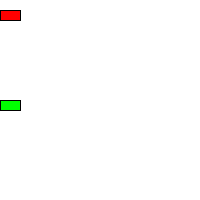
Frame 1 (no input)
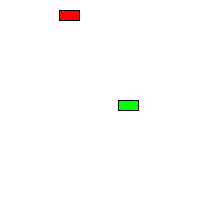
Frame 60 (the mouse pressed at the canvas centre just before this capture)
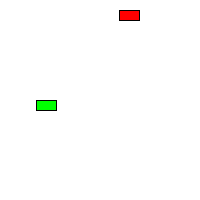
Frame 120 (the mouse held since frame 60 and released just before this capture)

The Processing sketch that drew these frames (run headless with seeded random() and noise(); from frame 60 on, the mouse is pressed at the canvas centre):

// Processing sketch: processing_112834
// ── processing_112834.pde

float xPos1;
float yPos1;
float xPos2;
float yPos2;
float speed1;
float speed2;

void setup(){
 size(200,200); 
 xPos1 = 0;
 yPos1 = 10; 
 xPos2 = 0;
 yPos2 = 100;
 speed1 = 1;
 speed2 = 2;
}

void draw(){
 background(255);

  stroke(0);
  fill(255,0,0);
  rect(xPos1,yPos1,20,10);
  
  xPos1 = xPos1 + speed1;
  if(xPos1>width){
    xPos1 = 0;
  }
  
  stroke(0);
  fill(0,255,0);
  rect(xPos2,yPos2,20,10);
  
  xPos2 = xPos2 + speed2;
  if(xPos2>width){
    xPos2 = 0;
  }
   
}
